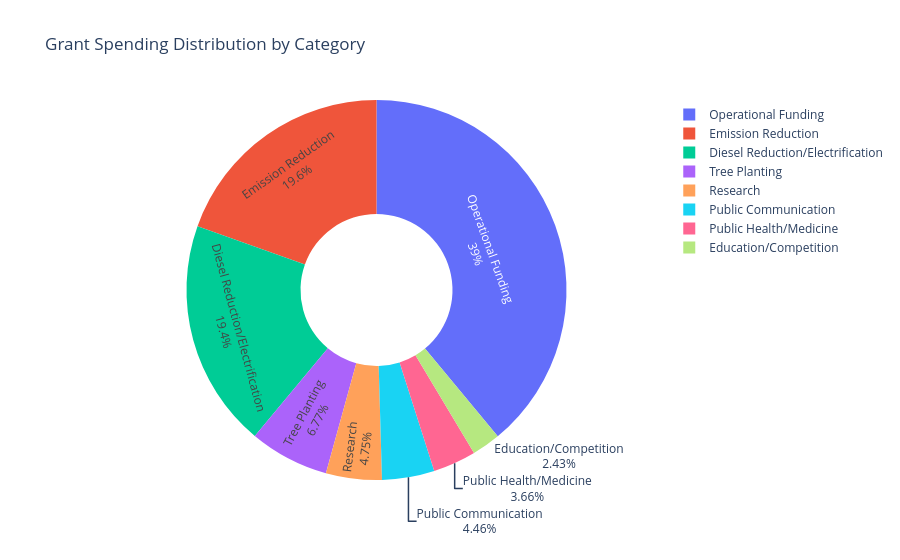

The notebook cell saved with this chart:
### Code cell
# Abby
import pandas as pd
import plotly.express as px
import warnings
warnings.filterwarnings('ignore')

# Load Excel file
df = pd.read_excel('CAF_DS.xlsx')

# Clean Grant Amount
df['Grant Amount'] = (
    df['Grant Amount']
    .astype(str)
    .str.replace(r'[\$,\s]', '', regex=True)
    .astype(float)
)

# Clean category column
df['Project Category 1'] = df['Project Category 1'].str.strip()

# Aggregate data
cat_spend = (
    df.groupby('Project Category 1')['Grant Amount']
    .sum()
    .reset_index()
    .sort_values('Grant Amount', ascending=False)
)

# --- PIE CHART ---
fig = px.pie(
    cat_spend,
    names='Project Category 1',
    values='Grant Amount',
    title='Grant Spending Distribution by Category',
    hole=0.4  # donut style
)

fig.update_traces(
    textinfo='percent+label',
    hovertemplate='<b>%{label}</b><br>$%{value:,.0f}<br>%{percent}'
)

fig.update_layout(height=500)

fig.show()

### Figure 1 — Plotly figure (JSON) as saved in the notebook; plotly's stock layout.template omitted (floating-point values rounded to 4 significant figures)
{"data": [{"domain": {"x": [0, 1], "y": [0, 1]}, "hole": 0.4, "hovertemplate": "<b>%{label}</b><br>$%{value:,.0f}<br>%{percent}", "labels": ["Operational Funding", "Emission Reduction", "Diesel Reduction/Electrification", "Tree Planting", "Research", "Public Communication", "Public Health/Medicine", "Education/Competition"], "legendgroup": "", "name": "", "showlegend": true, "textinfo": "percent+label", "type": "pie", "values": [6788637, 3404550, 3375494, 1179555, 827143, 775900, 637600, 424000]}], "layout": {"autosize": true, "legend": {"tracegroupgap": 0}, "title": {"text": "Grant Spending Distribution by Category"}}}
